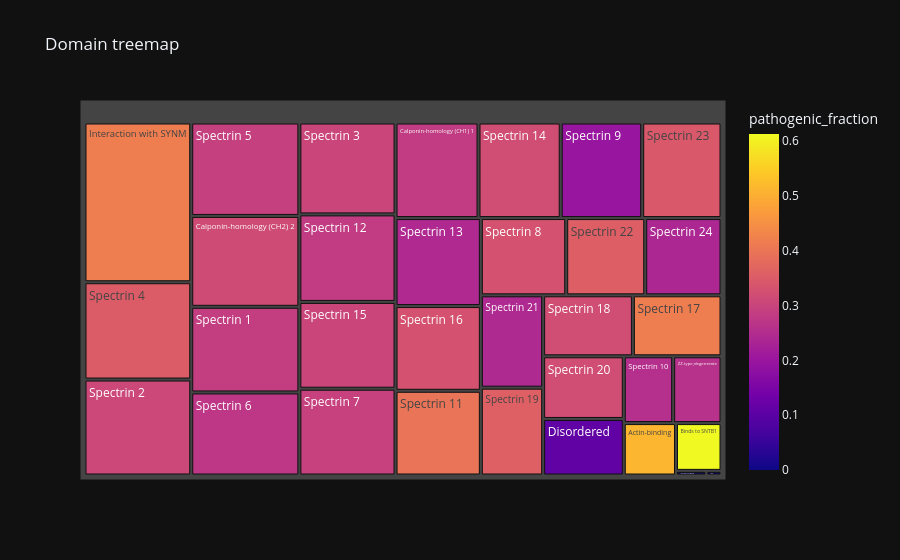

The notebook cell this image was saved under:
### Markdown cell above
## 12. 📊 domain treemap

### Code cell
tbl = d.groupby('domain_clean').agg(n=('var_id', 'size'), pathogenic_fraction=('pathogenic', 'mean')).reset_index().sort_values('n', ascending=False).head(40)
fig = px.treemap(tbl, path=['domain_clean'], values='n', color='pathogenic_fraction', title='Domain treemap')
fig.show()

### Figure 1 — Plotly figure (JSON) as saved in the notebook; plotly's stock layout.template omitted (floating-point values rounded to 4 significant figures)
{"data": [{"branchvalues": "total", "customdata": [[0.4156], [0.3514], [0.3082], [0.2917], [0.3143], [0.2879], [0.2734], [0.3016], [0.2833], [0.3025], [0.2941], [0.2832], [0.3214], [0.1982], [0.3426], [0.243], [0.3301], [0.3981], [0.3298], [0.3563], [0.2381], [0.2439], [0.359], [0.3205], [0.4156], [0.3194], [0.1077], [0.2553], [0.2609], [0.5128], [0.6129], [0.0], [0.0]], "domain": {"x": [0.0, 1.0], "y": [0.0, 1.0]}, "hovertemplate": "labels=%{label}<br>n=%{value}<br>parent=%{parent}<br>id=%{id}<br>pathogenic_fraction=%{color}<extra></extra>", "ids": ["Interaction with SYNM", "Spectrin 4", "Spectrin 2", "Spectrin 5", "Calponin-homology (CH2) 2", "Spectrin 1", "Spectrin 6", "Spectrin 3", "Spectrin 12", "Spectrin 15", "Spectrin 7", "Calponin-homology (CH1) 1", "Spectrin 14", "Spectrin 9", "Spectrin 23", "Spectrin 13", "Spectrin 16", "Spectrin 11", "Spectrin 8", "Spectrin 22", "Spectrin 24", "Spectrin 21", "Spectrin 19", "Spectrin 18", "Spectrin 17", "Spectrin 20", "Disordered", "Spectrin 10", "ZZ-type;degenerate", "Actin-binding", "Binds to SNTB1", "ANK-2 and ANK-3 binding", "WW"], "labels": ["Interaction with SYNM", "Spectrin 4", "Spectrin 2", "Spectrin 5", "Calponin-homology (CH2) 2", "Spectrin 1", "Spectrin 6", "Spectrin 3", "Spectrin 12", "Spectrin 15", "Spectrin 7", "Calponin-homology (CH1) 1", "Spectrin 14", "Spectrin 9", "Spectrin 23", "Spectrin 13", "Spectrin 16", "Spectrin 11", "Spectrin 8", "Spectrin 22", "Spectrin 24", "Spectrin 21", "Spectrin 19", "Spectrin 18", "Spectrin 17", "Spectrin 20", "Disordered", "Spectrin 10", "ZZ-type;degenerate", "Actin-binding", "Binds to SNTB1", "ANK-2 and ANK-3 binding", "WW"], "marker": {"coloraxis": "coloraxis", "colors": [0.4156, 0.3514, 0.3082, 0.2917, 0.3143, 0.2879, 0.2734, 0.3016, 0.2833, 0.3025, 0.2941, 0.2832, 0.3214, 0.1982, 0.3426, 0.243, 0.3301, 0.3981, 0.3298, 0.3563, 0.2381, 0.2439, 0.359, 0.3205, 0.4156, 0.3194, 0.1077, 0.2553, 0.2609, 0.5128, 0.6129, 0.0, 0.0]}, "name": "", "parents": ["", "", "", "", "", "", "", "", "", "", "", "", "", "", "", "", "", "", "", "", "", "", "", "", "", "", "", "", "", "", "", "", ""], "values": [243.0, 148.0, 146.0, 144.0, 140.0, 132.0, 128.0, 126.0, 120.0, 119.0, 119.0, 113.0, 112.0, 111.0, 108.0, 107.0, 103.0, 103.0, 94.0, 87.0, 84.0, 82.0, 78.0, 78.0, 77.0, 72.0, 65.0, 47.0, 46.0, 39.0, 31.0, 2.0, 1.0], "type": "treemap"}], "layout": {"coloraxis": {"colorbar": {"title": {"text": "pathogenic_fraction"}}, "colorscale": [[0.0, "#0d0887"], [0.1111, "#46039f"], [0.2222, "#7201a8"], [0.3333, "#9c179e"], [0.4444, "#bd3786"], [0.5556, "#d8576b"], [0.6667, "#ed7953"], [0.7778, "#fb9f3a"], [0.8889, "#fdca26"], [1.0, "#f0f921"]]}, "legend": {"tracegroupgap": 0}, "title": {"text": "Domain treemap"}}}
